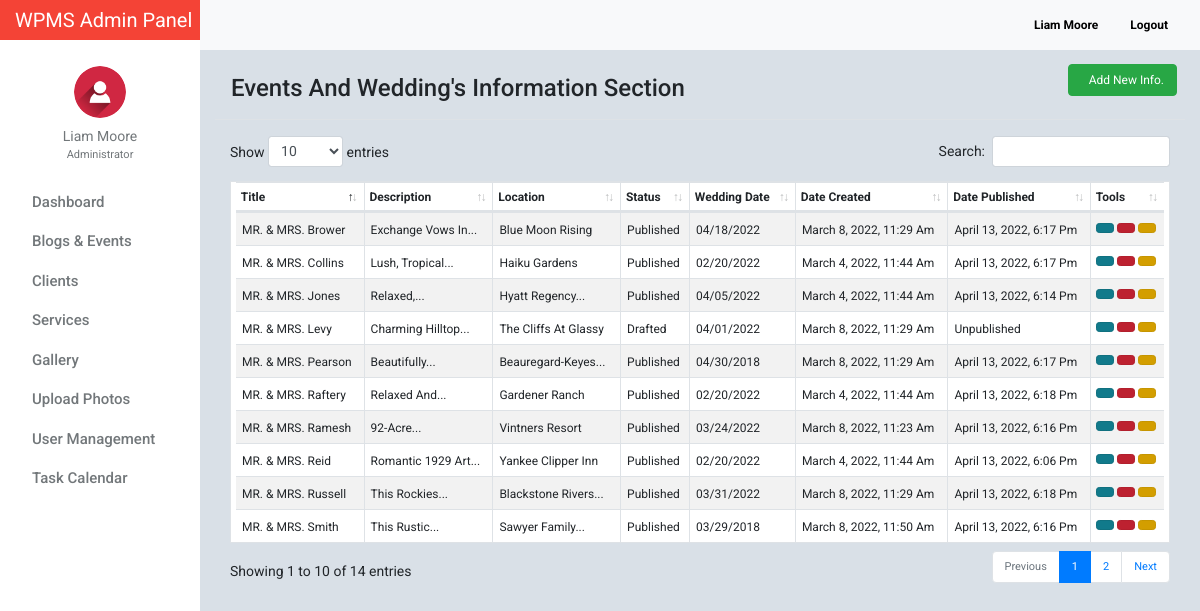
/admin/blog_events.php (signed in), run on the app's committed database.
### tables this page shows
CREATE TABLE `tblusers` (
  `id` int(11) NOT NULL,
  `firstname` varchar(32) NOT NULL,
  `lastname` varchar(32) NOT NULL,
  `gender` enum('m','f') NOT NULL,
  `username` varchar(50) NOT NULL,
  `password` varchar(50) NOT NULL,
  `email` varchar(100) NOT NULL,
  `designation` varchar(100) NOT NULL,
  `address` text NOT NULL,
  `access_level` enum('0','1','2') NOT NULL,
  `profile_picture` varchar(100) NOT NULL,
  `date_created` varchar(100) NOT NULL
);

CREATE TABLE `tblpostwedding` (
  `id` int(11) NOT NULL,
  `title` varchar(100) NOT NULL,
  `description` text NOT NULL,
  `preview_image` text NOT NULL,
  `location` varchar(100) NOT NULL,
  `status` enum('0','1') NOT NULL,
  `wedding_date` varchar(100) NOT NULL,
  `wedding_type` varchar(100) NOT NULL,
  `date_created` varchar(100) NOT NULL,
  `date_published` varchar(100) NOT NULL
);

### admin/include/database.php (called while the page is built, shortened)
<?php
class Database
{
    public $connection;
    public function open_connection()
    {
        $this->connection = mysqli_connect('localhost', 'root', '', 'dbwedding');
    }
    public function query($sql)
    {
        $result = mysqli_query($this->connection, $sql);
        return $result;
    }
}
$db = new Database();

### admin/include/db_object.php (called while the page is built, shortened)
<?php
class DB_Object
{
    public static function find_all() {
        return static::find_by_query("SELECT * FROM " . static::$db_table . " ORDER BY id DESC");
    }
    public static function find_by_id($id) {
        $the_result_array = static::find_by_query("SELECT * FROM " . static::$db_table . " WHERE id = $id ORDER BY id DESC  LIMIT 1 ");
        return !empty($the_result_array) ? array_shift($the_result_array) : false;
    }
    public static function find_by_query($sql) {
        global $db;
        $result_set = $db->query($sql);
        $the_object_array = array();
        while($row = mysqli_fetch_array($result_set)) {
            $the_object_array[] = static::instantiation($row);
        }
        return $the_object_array;
    }
    public static function instantiation($the_record){
        $the_object = new $calling_class;
        foreach($the_record as $the_attribute => $value)
        {
            if($the_object->has_the_attribute($the_attribute)) {
                $the_object->$the_attribute = $value;
            }
        }
        return $the_object;
    }
    private function has_the_attribute($the_attribute) {
        $object_properties = get_object_vars($this);
        return array_key_exists($the_attribute, $object_properties);
    }
}
?>

### admin/include/Users.php (called while the page is built, shortened)
<?php
class Users extends DB_Object
{
    public $profile_picture;
    public $upload_directory = "upload/users";
    public $image_placeholder = "http://placehold.it/64x64&text=images";
    public function profile_picture_picture() {
        return empty($this->profile_picture) ? $this->image_placeholder : $this->upload_directory. '/' .$this->profile_picture;
    }
}
?>

### admin/include/Helper.php (called while the page is built, shortened)
<?php
function trim_body($text, $max_length = 30, $tail = '...') {
    $tail_len = strlen($tail);
    if (strlen($text) >  $max_length) {
        $tmp_text = substr($text, 0, $max_length - $tail_len);
        if (substr($text, $max_length - $tail_len, 1) == ' ') {
            $text = $tmp_text;
        } else {
            $pos = strrpos($tmp_text, ' ');
            $text = substr($text, 0, $pos);
        }
        $text = $text . $tail;
    }
    return $text;
}

### admin/blog_events.php (the view, shortened to what this page needs)
<?php
    $event_wedding =   EventWedding::find_all();
?>
<?php $users_profile = Users::find_by_id($_SESSION['id']); ?>
<!doctype html>
<html lang="en">
<head>
    <link href="css/bootstrap.min.css" rel="stylesheet">
    <link href="css/dashboard.css" rel="stylesheet">
    <link href="css/dataTables.bootstrap4.min.css" rel="stylesheet">
    <link rel="stylesheet" type="text/css"
          href="https://cdn.materialdesignicons.com/2.1.19/css/materialdesignicons.min.css">
</head>
<body>
<?php include_once 'include/sidebar.php'; ?>
<div class="d-flex justify-content-between flex-wrap flex-md-nowrap align-items-center pb-2 mb-3 border-bottom">
    <h4 class="h4 mt-4 ml-3">Events And Wedding's Information Section</h4>
    <div class="btn-toolbar mb-2 mb-md-0">
        <div class="btn-group mr-2">
            <a class="btn btn-md btn-success" style="font-size: 12px;" href="blog_events_add.php"><i class="mdi mdi-account-plus mr-2"></i> Add New Info.</a>
        </div>
    </div>
</div>
<table id="example" class="table table-striped table-hover table-bordered table-sm" cellspacing="0" width="100%" style="background: white;padding: 0 5px;">
    <thead>
        <tr>
            <th>Title</th>
            <th>Description</th>
            <th>Location</th>
            <th>Status</th>
            <th>Wedding Date</th>
            <th>Date Created</th>
            <th>Date Published</th>
            <th>Tools</th>
        </tr>
    </thead>
    <tbody>
       <?php foreach ($event_wedding as $events) : ?>
        <tr>
            <td class="special"><?= trim_body($events->title, 30); ?></td>
            <td class="special"><?= trim_body($events->description, 20);  ?></td>
            <td class="special"><?= trim_body($events->location, 20); ?></td>
            <td class="special"><?= ($events->status == 0) ? 'Drafted' : 'Published'; ?></td>
            <td class="special"> <?= $events->wedding_date; ?></td>
            <td class="special"><?= $events->date_created; ?></td>
            <td class="special"><?= empty($events->date_published) ? 'Unpublished' : $events->date_published; ?></td>
            <td>
                <a href="blog_events_edit.php?id=<?= $events->id; ?>" class="btn btn-info btn-sm active"><i class="mdi mdi-account-edit"></i></a>
                <a href="blog_events_delete.php?id=<?= $events->id; ?>" class="btn btn-danger btn-sm active"><i class="mdi mdi-delete"></i></a>
                <a href="../wedding_details.php?id=<?= $events->id; ?>" target="_blank" class="btn btn-warning btn-sm active"><i class="mdi mdi-eye"></i></a>
            </td>
        </tr>
    <?php endforeach; ?>
    </tbody>
</table>
</main>
</div>
</div>
</body>
</html>

### admin/include/sidebar.php (shortened to what this page needs)
<nav class="navbar sticky-top p-0" style="width: 16.7%;background-color: #f44336;">
    <a class="navbar-brand col-sm-3 col-md-2 mr-0" style="color:white;" href="dashboard.php">
        WPMS Admin Panel
    </a>
</nav>
<div class="container-fluid">
    <div class="row">
        <nav class="col-md-2 d-none d-md-block bg-light sidebar">
            <div class="sidebar-sticky">
                <ul class="nav flex-column">
                    <li class="nav-item mt-3">
                        <div class="text-center">
                            <a href="users_profile.php" class="user-button">
                                <img src="<?= $users_profile->profile_picture_picture(); ?>" class="img-fluid rounded-circle" width="52" height="52" alt="">
                                <div class="user-profile"><?= $users_profile->firstname . ' ' . $users_profile->lastname; ?></div>
                            </a>
                                <div class="text-center mt-0" style="font-size: 11px;color:#72777a;">
                                    <?= ($users_profile->designation == 0) ? 'Administrator' : 'Moderator'; ?>
                                </div>
                        </div>
                    </li>
                    <li class="nav-item"><div class="dropdown-divider"></div></li>
                    <li class="nav-item">
                        <a class="nav-link" href="dashboard.php">
                            Dashboard <span class="sr-only">(current)</span>
                        </a>
                    </li>
                    <li class="nav-item"><div class="dropdown-divider"></div></li>
                    <li class="nav-item">
                        <a class="nav-link" href="blog_events.php">
                            Blogs &amp; Events
                        </a>
                    </li>
                    <li class="nav-item"><div class="dropdown-divider"></div></li>
                    <li class="nav-item">
                        <a class="nav-link" href="client.php" >
                            Clients
                        </a>
                    </li>
                    <li class="nav-item"><div class="dropdown-divider"></div></li>
                    <li class="nav-item">
                        <a class="nav-link" href="service_list.php">
                            Services
                        </a>
                    </li>
                    <li class="nav-item"><div class="dropdown-divider"></div></li>
                    <li class="nav-item">
                        <a class="nav-link" href="photos_view.php">
                            Gallery
                        </a>
                    </li>
                    <li class="nav-item"><div class="dropdown-divider"></div></li>
                    <li class="nav-item">
                        <a class="nav-link" href="photos_add.php">
                            Upload Photos
                        </a>
                    </li>
                    <li class="nav-item"><div class="dropdown-divider"></div></li>
                    <li class="nav-item">
                        <a class="nav-link" href="users.php">
                            User Management
                        </a>
                    </li>
                    <li class="nav-item"><div class="dropdown-divider"></div></li>
                    <li class="nav-item">
                        <a class="nav-link" href="task_all_calendar.php">
                            Task Calendar
                        </a>
                    </li>
                </ul>
            </div>
        </nav>
        <main role="main" class="col-md-9 ml-sm-auto col-lg-10" style="margin-top: -40px;z-index: 999">
            <nav class="navbar navbar-expand-lg navbar-light bg-light" style="margin-left:-15px;margin-right: -15px;">
                <button class="navbar-toggler" type="button" data-toggle="collapse" data-target="#navbarNav" aria-controls="navbarNav" aria-expanded="false" aria-label="Toggle navigation">
                </button>
                <div class="form-inline my-2 my-lg-0">
                    <a class="nav-link" href="users_profile.php"><b><?= ucfirst($users_profile->firstname) . ' ' . ucfirst($users_profile->lastname); ?></b></a>
                    <a class="nav-link" href="logout.php"><b><i class="mdi mdi-logout" style="color: #f44336!important;"></i> Logout</b></a>
                </div>
            </nav>

### admin/css/dashboard.css (style rules this page uses)
body { font-size: .875rem; font-family: 'Roboto', 'Segoe UI',sans-serif; background: #D9E0E7; }
.sidebar { position: fixed; top: 0; bottom: 0; left: 0; z-index: 100; padding: 0; box-shadow: inset -1px 0 0 rgba(0, 0, 0, .1); background-color: #fff; }
.sidebar-sticky { position: -webkit-sticky; position: sticky; top: 40px; height: calc(100vh - 48px); height: 100% !important; padding-top: 2.5rem; overflow-x: hidden; overflow-y: auto; background-color: #fff; }
.sidebar .nav-link { font-weight: 500; color: #72777a; font-size: 15px; text-transform: capitalize; transition: all 2s linear; font-family: 'Roboto', sans-serif; }
.nav.flex-column li.nav-item:nth-child(2) { margin-top:10px; }
.user-profile { color: #72777a; margin-top: 8px; }
img.img-fluid.rounded-circle { margin-top: 10px; }
.form-inline.my-2.my-lg-0 a.nav-link { color: black; font-size: 12px; }
.dropdown-divider { border-top: 1px solid #fff; }
.nav.flex-column a.nav-link { padding: .0rem 1rem; }
.user-profile { text-transform: capitalize; }
.btn-group.mr-2 { border-top-right-radius: 0 !important; border-left-right-radius: 0 !important; }

### admin/blog_events.php (style rules this page uses)
table.table.table-striped.table-bordered.table-sm { font-size:12px; }
td.special { padding: 0; padding-top: 8px; padding-left:6px; padding-bottom:6px; padding-right:6px; margin-top:5px; text-transform: capitalize; }

### data on the page
tblusers: profile_picture (picture), firstname "Liam", lastname "Moore"
tblpostwedding: title "MR. & MRS. Smith", description "This Rustic...", location "Sawyer Family...", status "Published", wedding_date "03/29/2018", date_created "March 8, 2022, 11:50 Am", date_published "April 13, 2022, 6:16 Pm"
tblpostwedding: title "MR. & MRS. Russell", description "This Rockies...", location "Blackstone Rivers...", status "Published", wedding_date "03/31/2022", date_created "March 8, 2022, 11:29 Am", date_published "April 13, 2022, 6:18 Pm"
tblpostwedding: title "MR. & MRS. Jones", description "Relaxed,...", location "Hyatt Regency...", status "Published", wedding_date "04/05/2022", date_created "March 4, 2022, 11:44 Am", date_published "April 13, 2022, 6:14 Pm"
tblpostwedding: title "MR. & MRS. Reid", description "Romantic 1929 Art...", location "Yankee Clipper Inn", status "Published", wedding_date "02/20/2022", date_created "March 4, 2022, 11:44 Am", date_published "April 13, 2022, 6:06 Pm"
tblpostwedding: title "MR. & MRS. Brower", description "Exchange Vows In...", location "Blue Moon Rising", status "Published", wedding_date "04/18/2022", date_created "March 8, 2022, 11:29 Am", date_published "April 13, 2022, 6:17 Pm"
tblpostwedding: title "MR. & MRS. Raftery", description "Relaxed And...", location "Gardener Ranch", status "Published", wedding_date "02/20/2022", date_created "March 4, 2022, 11:44 Am", date_published "April 13, 2022, 6:18 Pm"
tblpostwedding: title "MR. & MRS. Pearson", description "Beautifully...", location "Beauregard-Keyes...", status "Published", wedding_date "04/30/2018", date_created "March 8, 2022, 11:29 Am", date_published "April 13, 2022, 6:17 Pm"
tblpostwedding: title "MR. & MRS. Collins", description "Lush, Tropical...", location "Haiku Gardens", status "Published", wedding_date "02/20/2022", date_created "March 4, 2022, 11:44 Am", date_published "April 13, 2022, 6:17 Pm"
tblpostwedding: title "MR. & MRS. Levy", description "Charming Hilltop...", location "The Cliffs At Glassy", status "Drafted", wedding_date "04/01/2022", date_created "March 8, 2022, 11:29 Am", shows "Unpublished"
tblpostwedding: title "MR. & MRS. Ramesh", description "92-Acre...", location "Vintners Resort", status "Published", wedding_date "03/24/2022", date_created "March 8, 2022, 11:23 Am", date_published "April 13, 2022, 6:16 Pm"
